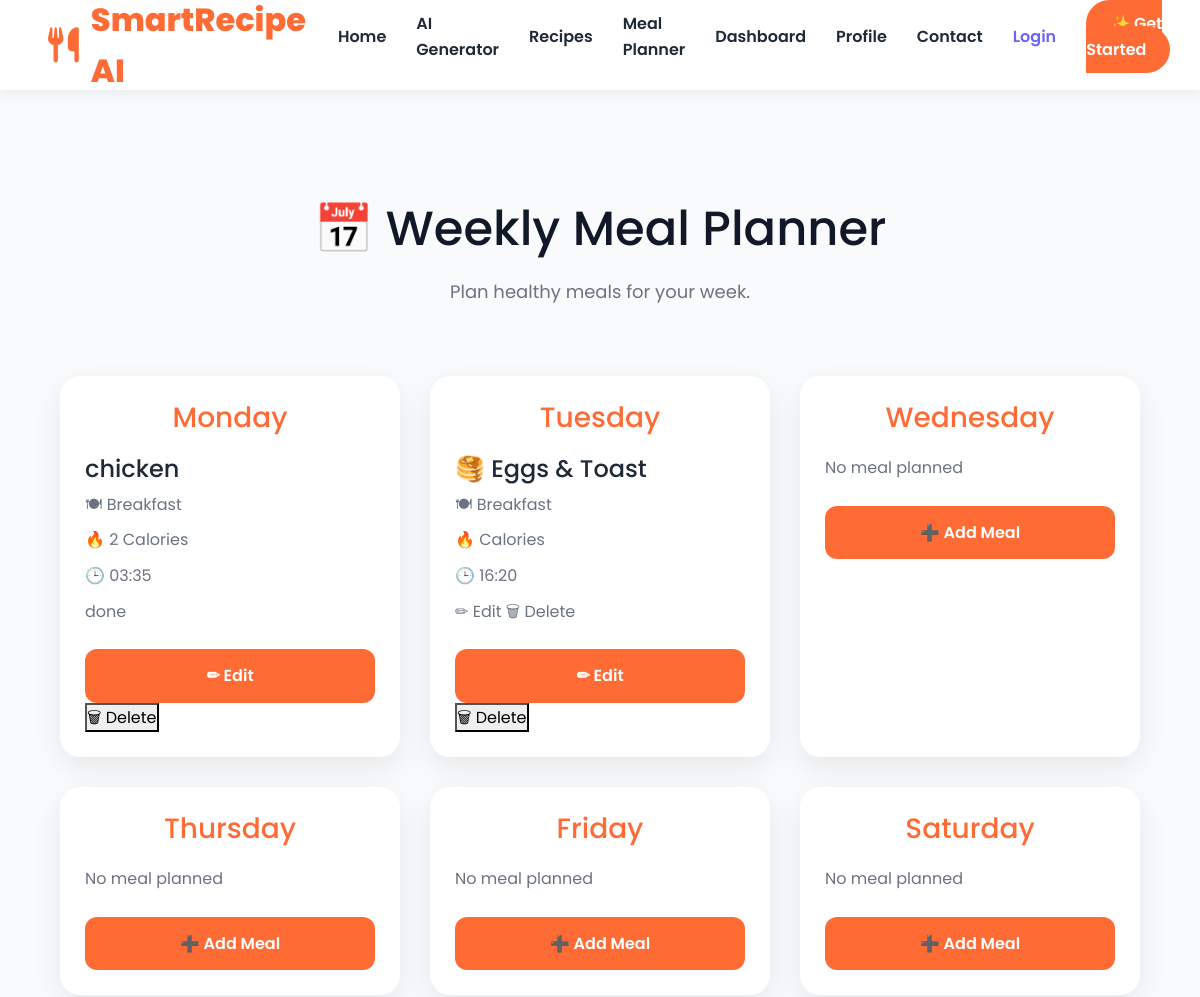
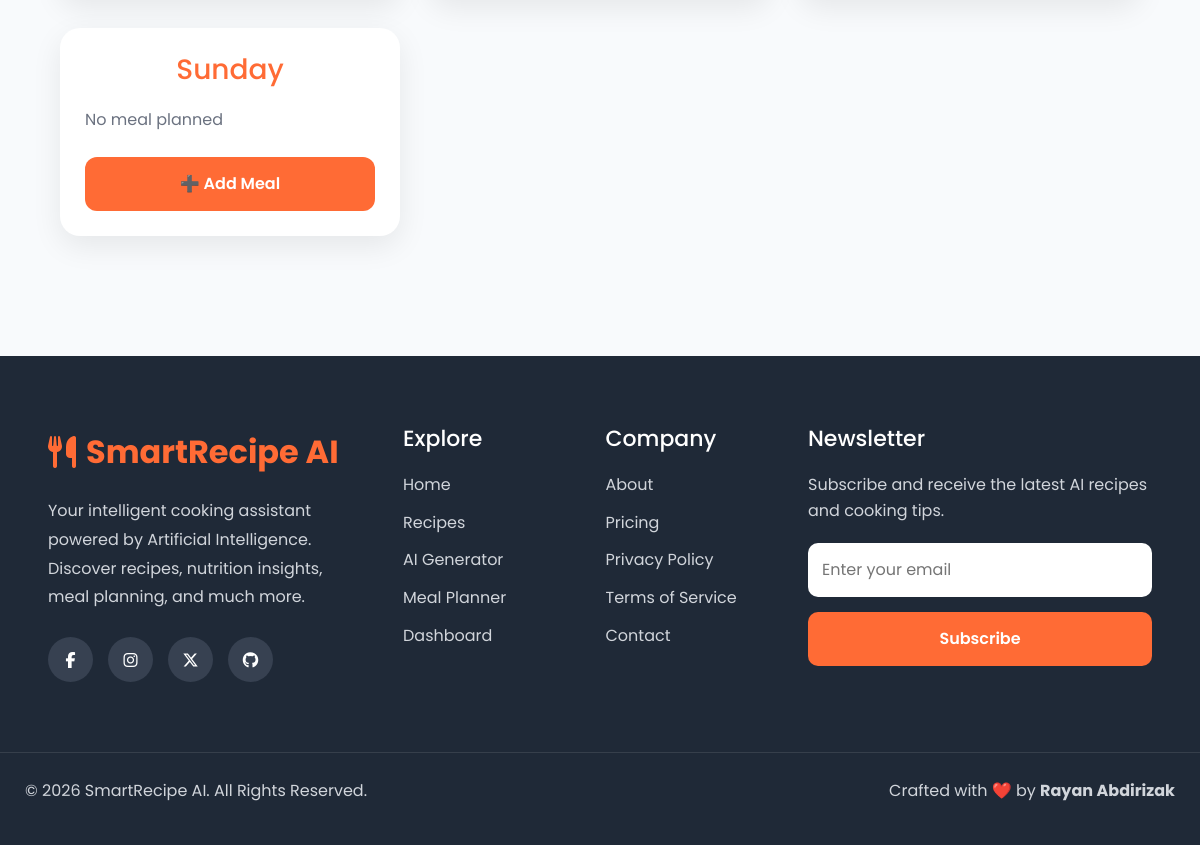
/planner (signed in), run on the app's committed database (2 pictures, top to bottom).
### models.py (models this page shows, shortened)
class MealPlan(db.Model):
    __tablename__ = "meal_plans"
    id = db.Column(
        db.Integer,
        primary_key=True
    )
    day = db.Column(
        db.String(20),
        nullable=False
    )
    meal_name = db.Column(
        db.String(200),
        nullable=False
    )
    meal_type = db.Column(
        db.String(50),
        nullable=False
    )
    calories = db.Column(
        db.Integer
    )
    meal_time = db.Column(
        db.String(20)
    )
    notes = db.Column(
        db.Text
    )
    created_at = db.Column(
        db.DateTime,
        server_default=db.func.now()
    )
    user_id = db.Column(
        db.Integer,
        db.ForeignKey("users.id"),
        nullable=False
    )

### app.py (the view)
@app.route("/planner")
@login_required
def planner():
    user_meals = MealPlan.query.filter_by(
        user_id=current_user.id
    ).all()
    meals = {}
    for meal in user_meals:
        meals[meal.day] = meal
    return render_template(
        "planner.html",
        meals=meals
    )

### app.py (called while the page is built)
@login_manager.user_loader
def load_user(user_id):
    return db.session.get(User, int(user_id))

### templates/planner.html (shortened to what this page needs)
{% extends "base.html" %}
{% block content %}
<section class="section">
    <div class="section-title">
        <h2>📅 Weekly Meal Planner</h2>
        <p>Plan healthy meals for your week.</p>
    </div>
    <div class="planner-grid">
      {% for day in ["Monday","Tuesday","Wednesday","Thursday","Friday","Saturday","Sunday"] %}
<div class="day-card">
    <h3>{{ day }}</h3>
    {% if meals.get(day) %}
        <div class="meal-content">
            <h4>{{ meals[day].meal_name }}</h4>
            <p>🍽 {{ meals[day].meal_type }}</p>
            <p>🔥 {{ meals[day].calories }} Calories</p>
            <p>🕒 {{ meals[day].meal_time }}</p>
            {% if meals[day].notes %}
            <p>{{ meals[day].notes }}</p>
            {% endif %}
            <div class="meal-actions">
                <button
                    class="planner-btn"
                    onclick="editMeal('{{ day }}')">
                    ✏ Edit
                </button>
                <button
                    class="delete-btn"
                    onclick="deleteMeal('{{ day }}')">
                    🗑 Delete
                </button>
            </div>
        </div>
    {% else %}
        <div class="meal-content">
            <p>No meal planned</p>
        </div>
        <button
            class="planner-btn"
            onclick="openMealModal('{{ day }}')">
            ➕ Add Meal
        </button>
    {% endif %}
</div>
{% endfor %}
    </div>
</section>
{% endblock %}

### templates/base.html (shortened to what this page needs)
<!DOCTYPE html>
<html lang="en">
<head>
<link
rel="stylesheet"
href="https://cdn.jsdelivr.net/npm/bootstrap-icons@1.11.3/font/bootstrap-icons.min.css">
<link
rel="stylesheet"
href="https://cdnjs.cloudflare.com/ajax/libs/font-awesome/6.7.2/css/all.min.css">
<link
href="https://unpkg.com/aos@2.3.4/dist/aos.css"
rel="stylesheet">
<link
rel="stylesheet"
href="{{ url_for('static', filename='css/style.css') }}">
<link
href="https://cdn.jsdelivr.net/npm/bootstrap@5.3.3/dist/css/bootstrap.min.css"
rel="stylesheet">
<link
rel="stylesheet"
href="{{ url_for('static', filename='css/style.css') }}">
</head>
<body>
<header class="navbar">
    <div class="nav-container">
        <a href="/" class="logo">
            <i class="fa-solid fa-utensils"></i>
            <span>SmartRecipe AI</span>
        </a>
        <nav id="nav-menu">
            <ul class="nav-menu">
                <li><a href="/">Home</a></li>
                <li><a href="/ai">AI Generator</a></li>
                <li><a href="/recipe">Recipes</a></li>
                <li><a href="/planner">Meal Planner</a></li>
                <li><a href="/dashboard">Dashboard</a></li>
                <li><a href="/profile">Profile</a></li>
                <li><a href="/contact">Contact</a></li>
                <li>
                    <a href="/login" class="login-btn">
                        Login
                    </a>
                </li>
                <li>
                    <a href="/register" class="primary-btn">
                        ✨ Get Started
                    </a>
                </li>
            </ul>
        </nav>
    </div>
</header>
<main>
{% block content %}
{% endblock %}
</main>
<footer class="footer">
    <div class="footer-container">
        <div class="footer-about">
            <a href="/" class="footer-logo">
                <i class="fa-solid fa-utensils"></i>
                <span>SmartRecipe AI</span>
            </a>
            <p>
                Your intelligent cooking assistant powered by
                Artificial Intelligence. Discover recipes,
                nutrition insights, meal planning, and much more.
            </p>
            <div class="footer-social">
                <a href="#"><i class="fab fa-facebook-f"></i></a>
                <a href="#"><i class="fab fa-instagram"></i></a>
                <a href="#"><i class="fab fa-x-twitter"></i></a>
                <a href="#"><i class="fab fa-github"></i></a>
            </div>
        </div>
        <div class="footer-links">
            <h3>Explore</h3>
            <a href="/">Home</a>
            <a href="/recipe">Recipes</a>
            <a href="/ai">AI Generator</a>
            <a href="/planner">Meal Planner</a>
            <a href="/dashboard">Dashboard</a>
        </div>
        <div class="footer-links">
            <h3>Company</h3>
            <a href="#">About</a>
            <a href="#">Pricing</a>
            <a href="#">Privacy Policy</a>
            <a href="#">Terms of Service</a>
           <a href="/contact">Contact</a>
        </div>
        <div class="footer-newsletter">
            <h3>Newsletter</h3>
            <p>
                Subscribe and receive the latest AI recipes and cooking tips.
            </p>
            <form>
                <input
                    type="email"
                    placeholder="Enter your email"
                >
                <button>
                    Subscribe
                </button>
            </form>
        </div>
    </div>
    <div class="footer-bottom">
    <p>
        © 2026 SmartRecipe AI. All Rights Reserved.
    </p>
    <p>
        Crafted with ❤️ by
        <strong>Rayan Abdirizak</strong>
    </p>
</div>
</footer>
</body>
</html>

### static/css/base.css (style rules this page uses)
* { margin:0; padding:0; box-sizing:border-box; }
html { scroll-behavior:smooth; }
body { font-family:'Poppins',sans-serif; background:#F8FAFC; color:#1F2937; line-height:1.6; }
a { text-decoration:none; }
button { cursor:pointer; font-family:inherit; }
.section { width:90%; max-width:1200px; margin:100px auto; }
.section-title { text-align:center; margin-bottom:50px; }
.section-title h2 { font-size:40px; margin-bottom:10px; }
.section-title p { color:#6B7280; font-size:18px; }
main { padding-top:100px; }

### static/css/navbar.css (style rules this page uses)
.navbar { position:fixed; top:0; left:0; width:100%; height:90px; background:rgba(255,255,255,.95); backdrop-filter:blur(15px); box-shadow:0 2px 15px rgba(0,0,0,.08); z-index:9999; }
.nav-container { width:92%; max-width:1300px; height:100%; margin:auto; display:flex; justify-content:space-between; align-items:center; }
.logo { display:flex; align-items:center; gap:12px; color:#FF6B35; font-size:2rem; font-weight:800; }
.logo i { font-size:2.2rem; }
#nav-menu { display:flex; }
.nav-menu { display:flex; align-items:center; gap:30px; list-style:none; }
.nav-menu li { list-style:none; }
.nav-menu a { color:#1F2937; font-weight:600; transition:.3s; }
.login-btn { color:#6C63FF !important; }
.primary-btn { background:#FF6B35; color:white !important; padding:12px 24px; border-radius:40px; transition:.3s; }

### static/css/footer.css (style rules this page uses)
.footer { margin-top:120px; background:#1F2937; color:white; }
.footer-container { width:92%; max-width:1300px; margin:auto; padding:70px 0; display:grid; grid-template-columns:2fr 1fr 1fr 2fr; gap:50px; }
.footer-logo { display:flex; align-items:center; gap:10px; color:#FF6B35; font-size:2rem; font-weight:700; margin-bottom:20px; }
.footer-about p { color:#D1D5DB; line-height:1.8; margin-top:15px; }
.footer-links h3, .footer-newsletter h3 { margin-bottom:20px; font-size:22px; }
.footer-links a { display:block; color:#D1D5DB; margin-bottom:12px; transition:.3s; }
.footer-social { display:flex; gap:15px; margin-top:25px; }
.footer-social a { width:45px; height:45px; border-radius:50%; display:flex; justify-content:center; align-items:center; background:#374151; color:white; transition:.3s; }
.footer-newsletter p { color:#D1D5DB; margin-bottom:20px; }
.footer-newsletter form { display:flex; flex-direction:column; gap:15px; }
.footer-newsletter input { padding:14px; border:none; border-radius:10px; outline:none; }
.footer-newsletter button { padding:14px; border:none; border-radius:10px; background:#FF6B35; color:white; font-weight:600; cursor:pointer; transition:.3s; }
.footer-bottom { border-top:1px solid rgba(255,255,255,.1); padding:25px; display:flex; justify-content:space-between; align-items:center; color:#D1D5DB; flex-wrap:wrap; }

### static/css/home.css (style rules this page uses)
.section-title { text-align:center; margin-bottom:70px; }
.section-title h2 { font-size:48px; margin:20px 0; color:#111827; }
.section-title p { color:#6b7280; font-size:18px; }

### static/css/planner.css (style rules this page uses)
.planner-grid { display:grid; grid-template-columns:repeat(auto-fit,minmax(260px,1fr)); gap:30px; }
.day-card { background:#fff; border-radius:20px; padding:25px; box-shadow:0 10px 30px rgba(0,0,0,.08); transition:.3s; }
.day-card h3 { color:#FF6B35; margin-bottom:20px; text-align:center; }
.day-card p { color:#6B7280; margin-bottom:10px; }
.planner-btn { width:100%; margin-top:15px; background:#FF6B35; color:white; border:none; padding:14px; border-radius:12px; cursor:pointer; font-size:16px; font-weight:600; transition:.3s; }

### data on the page
MealPlan: meal_name "chicken", meal_type "Breakfast", calories "2", meal_time "03:35", notes "done"
MealPlan: meal_name "🥞 Eggs & Toast", meal_type "Breakfast", meal_time "16:20", notes "✏ Edit 🗑 Delete"

### other printed values
{{ day }} "Monday" "Tuesday" "Wednesday" "Thursday" "Friday" "Saturday" "Sunday"
